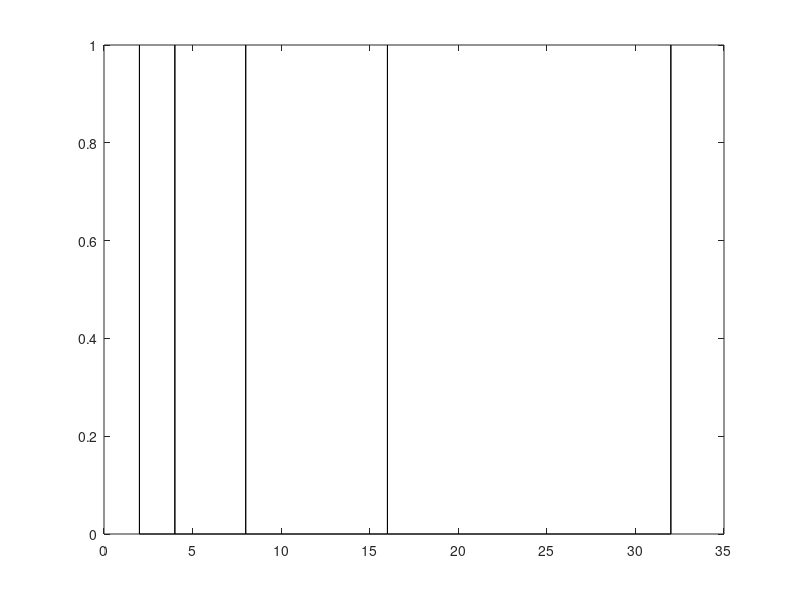

The MATLAB script that drew this image: (Note: this script raises an error after producing the figure.)
% Vary AM rates away from integer relationship
% 
%   2018-09-11


A = 0.6;

old_rates = 2.^[1 2 3 4 5];

new_rates = 2 .^ ([1 2 3 4 5] + A.*rand(1,5)-A/2);
new_pds   = round(1000./new_rates);
new_rates = 1000./new_pds;

figure; 
plot(sort([old_rates old_rates old_rates]),repmat([0 1 0],1,5),'k')
ax=gca;
ax.XScale = 'log';
hold on
plot(sort([new_rates new_rates new_rates]),repmat([0 1 0],1,5),'b')


pn = '/Users/kpenikis/Documents/SanesLab/LocalData/AM_IR_aversive/Stimuli';
savedir = fullfile(pn,'nonRatio');
if ~isdir(savedir)
    mkdir(savedir);
end

stimfiles = dir(fullfile(pn,'*.mat'));

for ii = 1:numel(stimfiles)
    
    load(fullfile(pn,stimfiles(ii).name))
    buffer_old = buffer;
    
    [~, i_mem] = ismember(buffer,old_rates);
    buffer = new_rates(i_mem);
    
    duration = sum(new_pds(i_mem));
    
    savename = strtok(stimfiles(ii).name,'.');
    save(fullfile(savedir,[strtok(stimfiles(ii).name,'.') '_' num2str(duration)]),'buffer','-v7.3')
    
    clear buffer buffer_old
end



% Also create new Warn stimulus with fast rate, to make duration easier to
% curate in circuit

NewWarnRate = 128;

Durations = [1000 1500 2000];
for duration = Durations
    
    buffer = repmat(NewWarnRate,1,1+duration/(1000/NewWarnRate));
    
    save(fullfile(pn,['rateVec_fastWarn' num2str(duration)]),'buffer','-v7.3')
    
end



